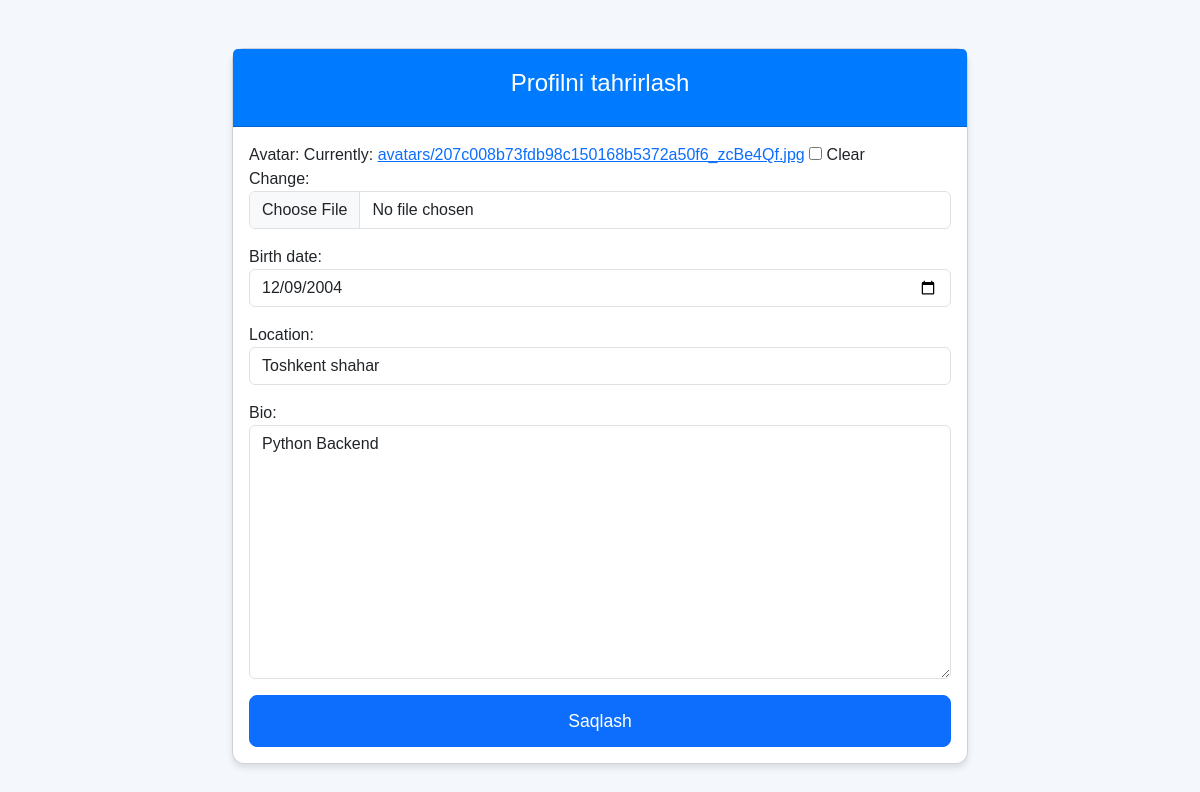
/auth/profile/edit/ (signed in), run on the app's committed database.
### users/models.py (models this page shows, shortened)
class UserProfile(models.Model):
    user = models.OneToOneField(User, on_delete=models.CASCADE)
    bio = models.TextField(blank=True, null=True)
    avatar = models.ImageField(upload_to='avatars/', blank=True, null=True)
    birth_date = models.DateField(null=True, blank=True)
    location = models.CharField(max_length=100, blank=True)

### users/views.py (the view)
# urls.py: path('profile/edit/', views.profile_edit, name='profile_edit'),
def profile_edit(request):
    try:
        profile = request.user.userprofile
    except UserProfile.DoesNotExist:
        profile = UserProfile(user=request.user)
        profile.save()
    if request.method == 'POST':
        form = UserProfileForm(request.POST, request.FILES, instance=profile)
        if form.is_valid():
            form.save()
            return redirect('profile')  # Profilni ko'rish sahifasiga qaytish
    else:
        form = UserProfileForm(instance=profile)
    return render(request, 'profile_edit.html', {'form': form})

### users/forms.py
class UserProfileForm(forms.ModelForm):
    class Meta:
        model = UserProfile
        fields = ['avatar', 'birth_date', 'location', 'bio']
    avatar = forms.ImageField(required=False, widget=forms.ClearableFileInput(attrs={'class': 'form-control'}))
    birth_date = forms.DateField(widget=forms.DateInput(attrs={'class': 'form-control', 'type': 'date'}))
    location = forms.CharField(max_length=200, required=False, widget=forms.TextInput(attrs={'class': 'form-control'}))
    bio = forms.CharField(widget=forms.Textarea(attrs={'class': 'form-control'}))

### templates/profile_edit.html (shortened to what this page needs)
<!DOCTYPE html>
<html lang="uz">
<head>
    <link href="https://cdn.jsdelivr.net/npm/bootstrap@5.3.0/dist/css/bootstrap.min.css" rel="stylesheet">
</head>
<body>
<div class="container py-5">
    <div class="row justify-content-center">
        <div class="col-md-8">
            <div class="card">
                <div class="card-header">
                    <h4>Profilni tahrirlash</h4>
                </div>
                <div class="card-body">
                    <form method="POST" enctype="multipart/form-data">
                        {{ form.as_p }}
                        <button type="submit" class="btn btn-primary">Saqlash</button>
                    </form>
                </div>
            </div>
        </div>
    </div>
</div>
</body>
</html>

### templates/profile_edit.html (style rules this page uses)
body { background-color: #f4f7fc; font-family: 'Arial', sans-serif; }
.card { border-radius: 12px; box-shadow: 0 4px 6px rgba(0, 0, 0, 0.1); }
.card-header { background-color: #007bff; color: white; text-align: center; font-size: 1.5rem; padding: 20px; }
.btn-primary { padding: 12px 30px; font-size: 1.1rem; width: 100%; border-radius: 8px; }

### data on the page
UserProfile: birth_date "12/09/2004", location "Toshkent shahar", bio "Python Backend"
